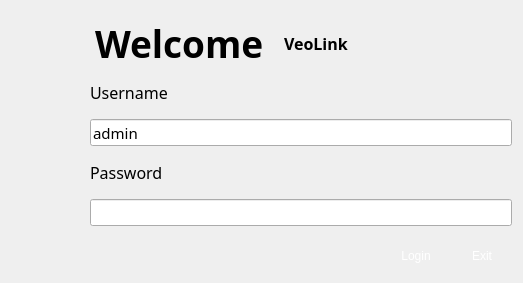
<?xml version="1.0" encoding="UTF-8"?>
<ui version="4.0">
 <class>VSCLogin</class>
 <widget class="QDialog" name="VSCLogin">
  <property name="geometry">
   <rect>
    <x>0</x>
    <y>0</y>
    <width>523</width>
    <height>283</height>
   </rect>
  </property>
  <property name="minimumSize">
   <size>
    <width>523</width>
    <height>283</height>
   </size>
  </property>
  <property name="maximumSize">
   <size>
    <width>523</width>
    <height>283</height>
   </size>
  </property>
  <property name="windowTitle">
   <string>Welcome VeoLink</string>
  </property>
  <property name="windowIcon">
   <iconset resource="vscmainwindows.qrc">
    <normaloff>:/logo/resources/vscsmall.png</normaloff>:/logo/resources/vscsmall.png</iconset>
  </property>
  <property name="styleSheet">
   <string notr="true"/>
  </property>
  <property name="modal">
   <bool>true</bool>
  </property>
  <layout class="QVBoxLayout" name="verticalLayout_3">
   <item>
    <layout class="QHBoxLayout" name="horizontalLayout_2">
     <property name="spacing">
      <number>20</number>
     </property>
     <item>
      <widget class="QPushButton" name="pushButton">
       <property name="minimumSize">
        <size>
         <width>64</width>
         <height>64</height>
        </size>
       </property>
       <property name="maximumSize">
        <size>
         <width>64</width>
         <height>64</height>
        </size>
       </property>
       <property name="text">
        <string/>
       </property>
       <property name="icon">
        <iconset resource="vscmainwindows.qrc">
         <normaloff>:/logo/resources/vscsmall.png</normaloff>:/logo/resources/vscsmall.png</iconset>
       </property>
       <property name="iconSize">
        <size>
         <width>64</width>
         <height>64</height>
        </size>
       </property>
       <property name="autoDefault">
        <bool>true</bool>
       </property>
       <property name="flat">
        <bool>true</bool>
       </property>
      </widget>
     </item>
     <item>
      <widget class="QLabel" name="label_3">
       <property name="font">
        <font>
         <family>微软雅黑</family>
         <pointsize>28</pointsize>
         <weight>75</weight>
         <bold>true</bold>
        </font>
       </property>
       <property name="text">
        <string>Welcome</string>
       </property>
      </widget>
     </item>
     <item>
      <widget class="QLabel" name="label_4">
       <property name="font">
        <font>
         <family>微软雅黑</family>
         <pointsize>12</pointsize>
         <weight>75</weight>
         <bold>true</bold>
        </font>
       </property>
       <property name="styleSheet">
        <string notr="true"/>
       </property>
       <property name="text">
        <string>VeoLink</string>
       </property>
      </widget>
     </item>
     <item>
      <spacer name="horizontalSpacer">
       <property name="orientation">
        <enum>Qt::Horizontal</enum>
       </property>
       <property name="sizeHint" stdset="0">
        <size>
         <width>40</width>
         <height>20</height>
        </size>
       </property>
      </spacer>
     </item>
    </layout>
   </item>
   <item>
    <layout class="QHBoxLayout" name="horizontalLayout">
     <property name="spacing">
      <number>15</number>
     </property>
     <item>
      <layout class="QVBoxLayout" name="verticalLayout_2">
       <item>
        <spacer name="verticalSpacer">
         <property name="orientation">
          <enum>Qt::Vertical</enum>
         </property>
         <property name="sizeHint" stdset="0">
          <size>
           <width>20</width>
           <height>40</height>
          </size>
         </property>
        </spacer>
       </item>
       <item>
        <widget class="QWidget" name="widget" native="true">
         <property name="minimumSize">
          <size>
           <width>64</width>
           <height>64</height>
          </size>
         </property>
         <property name="maximumSize">
          <size>
           <width>64</width>
           <height>64</height>
          </size>
         </property>
        </widget>
       </item>
      </layout>
     </item>
     <item>
      <layout class="QVBoxLayout" name="verticalLayout">
       <property name="spacing">
        <number>15</number>
       </property>
       <item>
        <widget class="QLabel" name="label">
         <property name="font">
          <font>
           <family>微软雅黑</family>
           <pointsize>12</pointsize>
           <weight>50</weight>
           <italic>false</italic>
           <bold>false</bold>
          </font>
         </property>
         <property name="styleSheet">
          <string notr="true"/>
         </property>
         <property name="text">
          <string>Username</string>
         </property>
        </widget>
       </item>
       <item>
        <widget class="QLineEdit" name="username">
         <property name="minimumSize">
          <size>
           <width>0</width>
           <height>25</height>
          </size>
         </property>
         <property name="maximumSize">
          <size>
           <width>16777215</width>
           <height>16777215</height>
          </size>
         </property>
         <property name="font">
          <font>
           <family>微软雅黑</family>
           <pointsize>11</pointsize>
          </font>
         </property>
         <property name="styleSheet">
          <string notr="true"/>
         </property>
         <property name="text">
          <string>admin</string>
         </property>
         <property name="readOnly">
          <bool>true</bool>
         </property>
        </widget>
       </item>
       <item>
        <widget class="QLabel" name="label_2">
         <property name="font">
          <font>
           <family>微软雅黑</family>
           <pointsize>12</pointsize>
          </font>
         </property>
         <property name="styleSheet">
          <string notr="true"/>
         </property>
         <property name="text">
          <string>Password</string>
         </property>
        </widget>
       </item>
       <item>
        <widget class="QLineEdit" name="passwd">
         <property name="minimumSize">
          <size>
           <width>0</width>
           <height>25</height>
          </size>
         </property>
         <property name="font">
          <font>
           <family>微软雅黑</family>
           <pointsize>11</pointsize>
          </font>
         </property>
         <property name="styleSheet">
          <string notr="true"/>
         </property>
         <property name="inputMethodHints">
          <set>Qt::ImhHiddenText|Qt::ImhNoAutoUppercase|Qt::ImhNoPredictiveText|Qt::ImhSensitiveData</set>
         </property>
         <property name="text">
          <string/>
         </property>
         <property name="echoMode">
          <enum>QLineEdit::Password</enum>
         </property>
         <property name="readOnly">
          <bool>false</bool>
         </property>
        </widget>
       </item>
       <item>
        <layout class="QHBoxLayout" name="_2">
         <property name="spacing">
          <number>6</number>
         </property>
         <property name="leftMargin">
          <number>0</number>
         </property>
         <property name="topMargin">
          <number>0</number>
         </property>
         <property name="rightMargin">
          <number>0</number>
         </property>
         <property name="bottomMargin">
          <number>0</number>
         </property>
         <item>
          <spacer>
           <property name="orientation">
            <enum>Qt::Horizontal</enum>
           </property>
           <property name="sizeHint" stdset="0">
            <size>
             <width>131</width>
             <height>31</height>
            </size>
           </property>
          </spacer>
         </item>
         <item>
          <widget class="QPushButton" name="pbLogin">
           <property name="minimumSize">
            <size>
             <width>60</width>
             <height>30</height>
            </size>
           </property>
           <property name="maximumSize">
            <size>
             <width>60</width>
             <height>30</height>
            </size>
           </property>
           <property name="styleSheet">
            <string notr="true">QPushButton { 
border:none;
color:white;
background-image: url(:/action/resources/button.png);}
QPushButton:hover {
	background-image: url(:/action/resources/buttonpress.png);}
QPushButton:pressed {
	background-image: url(:/action/resources/button.png);}</string>
           </property>
           <property name="text">
            <string>Login</string>
           </property>
          </widget>
         </item>
         <item>
          <widget class="QPushButton" name="pbExit">
           <property name="minimumSize">
            <size>
             <width>60</width>
             <height>30</height>
            </size>
           </property>
           <property name="maximumSize">
            <size>
             <width>60</width>
             <height>30</height>
            </size>
           </property>
           <property name="autoFillBackground">
            <bool>false</bool>
           </property>
           <property name="styleSheet">
            <string notr="true">QPushButton { 
border:none;
color:white;
background-image: url(:/action/resources/button.png);}
QPushButton:hover {
	background-image: url(:/action/resources/buttonpress.png);}
QPushButton:pressed {
	background-image: url(:/action/resources/button.png);}</string>
           </property>
           <property name="text">
            <string>Exit</string>
           </property>
          </widget>
         </item>
        </layout>
       </item>
      </layout>
     </item>
    </layout>
   </item>
  </layout>
 </widget>
 <resources>
  <include location="vscmainwindows.qrc"/>
 </resources>
 <connections>
  <connection>
   <sender>pbLogin</sender>
   <signal>clicked()</signal>
   <receiver>VSCLogin</receiver>
   <slot>accept()</slot>
   <hints>
    <hint type="sourcelabel">
     <x>278</x>
     <y>253</y>
    </hint>
    <hint type="destinationlabel">
     <x>96</x>
     <y>254</y>
    </hint>
   </hints>
  </connection>
  <connection>
   <sender>pbExit</sender>
   <signal>clicked()</signal>
   <receiver>VSCLogin</receiver>
   <slot>reject()</slot>
   <hints>
    <hint type="sourcelabel">
     <x>369</x>
     <y>253</y>
    </hint>
    <hint type="destinationlabel">
     <x>179</x>
     <y>282</y>
    </hint>
   </hints>
  </connection>
 </connections>
</ui>
